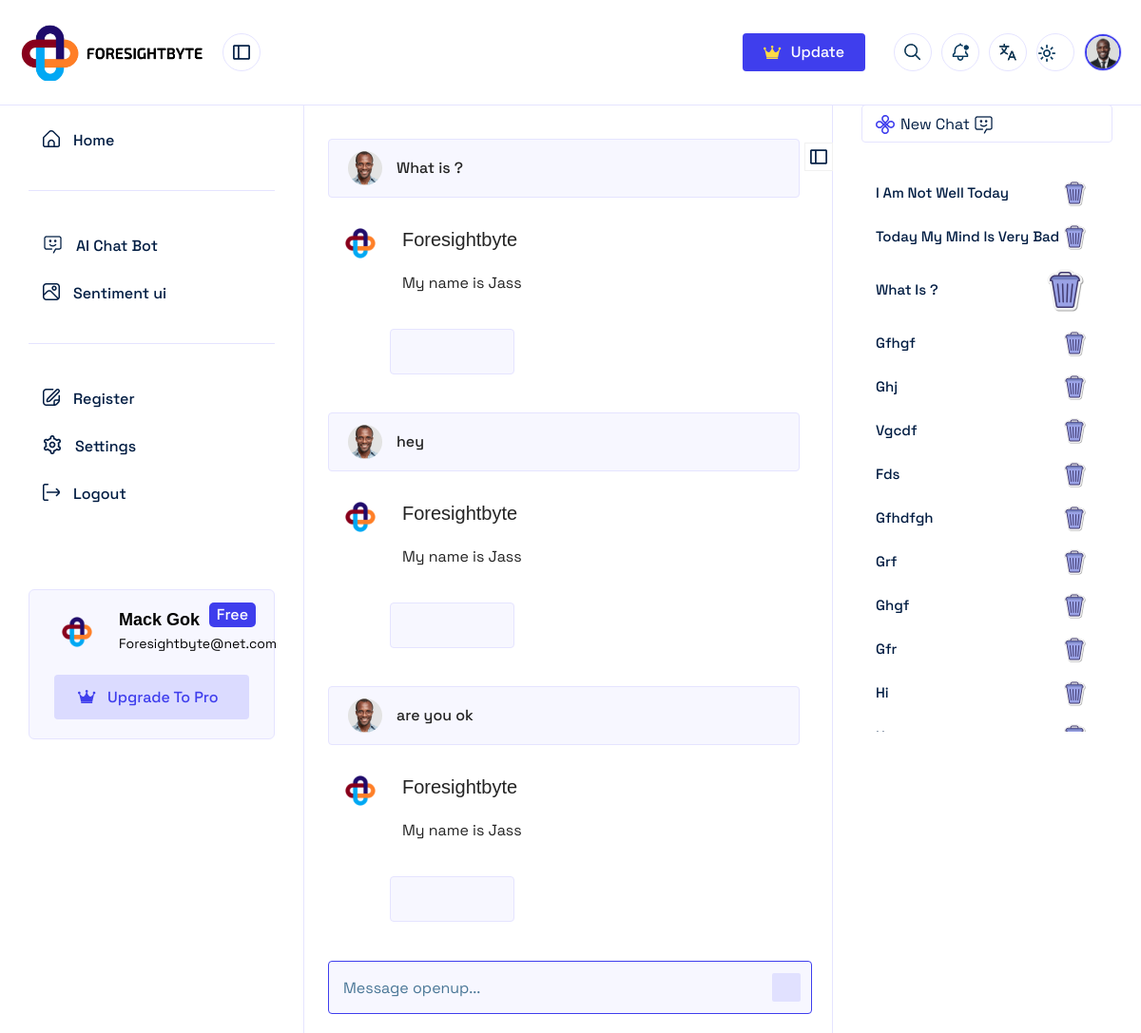
The app's page /dynamic/88 with its own data.
### myapp/models.py (models this page shows)
class BaseModel(models.Model):
    created_at = models.DateTimeField(default=now, editable=False)
    updated_at = models.DateTimeField(auto_now_add=True, editable=False)
    class Meta:
        ordering = ['-created_at']
        abstract = True

class ChatBody(BaseModel):
    chatTitle_id = models.ForeignKey(ChatTitle, on_delete=models.CASCADE)
    question = models.TextField()
    answer = models.TextField()

class ChatTitle(BaseModel):
    subadminID = models.ForeignKey(Subadmin, on_delete=models.CASCADE,null=True, blank=True)
    customerID = models.ForeignKey(Customer, on_delete=models.CASCADE,null=True, blank=True)
    title = models.TextField()

### myapp/views.py (the view)
# urls.py: path('dynamic/<int:id>', dynamic, name='dynamic'),
def dynamic(request,id):
    chatBodys = ChatBody.objects.filter(chatTitle_id=id).order_by('id')
    chatBodyscount = ChatTitle.objects.all().count()
    chatTitles = ChatTitle.objects.all()
    request.session.flush()
    data ={
        'chatTitles':chatTitles,
        'chatBodys':chatBodys,
        'id':id,
        'chatBodyscount':chatBodyscount,
    }
    return render(request, 'a_mainchat.html',data)

### templates/a_mainchat.html (shortened to what this page needs)
{% extends 'chatbase.html' %}
{% load static %}
{% block chatbody %}
 <div class="main-center-content-m-left center-content search-sticky">
    <div class="question_answer__wrapper__chatbot" id="report_dynamic_field">
        {% for chatBody in chatBodys %}
        <div class="single__question__answer">
            <div class="question_user">
                <div class="left_user_info">
                    <img src="{% static 'chatbot/assets/images/avatar/03.png' %}" alt="avatar">
                    <div class="question__user">{{chatBody.question}}</div>
                </div>
                <div class="edit__icon openuptip" tooltip="Edit It">
                    <i class="fa-regular fa-pen-to-square"></i>
                </div>
            </div>
            <div class="answer__area">
                <div class="thumbnail">
                    <img src="{% static 'ui/assets/images/favicon.ico' %}" alt="avatar">
                </div>
                <div class="answer_main__wrapper">
                    <h4 class="common__title">Foresightbyte</h4>
                    <p class="disc">
                        {{chatBody.answer}}
                    </p>
                </div>
            </div>
            <div class="share-reaction-area">
                <ul>
                    <li><a href="#" class="openuptip" tooltip="Save It"><i class="fa-regular fa-bookmark"></i></a></li>
                    <li><a href="#" class="openuptip" tooltip="Like"><i class="fa-light fa-thumbs-up"></i></a></li>
                    <li><a href="#" class="openuptip" tooltip="Unlike"><i class="fa-regular fa-thumbs-down"></i></a></li>
                </ul>
            </div>
        </div>
        {% endfor %}
    </div>
    <form action="#" class="search-form">
        <input type="text" name="tynChatInput"  id="tynChatInput" placeholder="Message openup...">
        <button id="chatbtn"><i class="fa-regular fa-arrow-up"></i></button>
    </form>
</div>
<div class="right-side-bar-new-chat-option">
    <div class="new-chat-option">
        <a href="{% url 'chatui' %}">
            <img src="{% static 'chatbot/assets/images/logo/logo-02.png' %}" alt="logo">
            <img src="{% static 'chatbot/assets/images/icons/04.png' %}" alt="icons">
        </a>
    </div>
    <div class="chat-history-wrapper">
            <div class="chat-history-area-start">
                {% for chatTitle in chatTitles %}
                    {% if chatTitle.id == id %}
                <div class="single-history">
                    <a href="{% url 'dynamic' chatTitle.id %}"><p>{{ chatTitle.title }}</p>
                    <a href="{% url 'dynamic_delete' chatTitle.id %}">
                        <img src="{% static 'chatbot/assets/images/icons/icons8-delete.svg' %}" alt="icons" width="50px">
                    </a>
                </div>
                {% else %}
                <div class="single-history">
                    <a href="{% url 'dynamic' chatTitle.id %}"><p>{{ chatTitle.title }}</p></a>
                    <a href="{% url 'dynamic_delete' chatTitle.id %}">
                        <img src="{% static 'chatbot/assets/images/icons/icons8-delete.svg' %}" alt="icons" width="30px">
                    </a>
                </div>
                {% endif %}
                {% endfor %}
            </div>
    </div>
    <div class="right-side-open-clouse" id="collups-right">
        <img src="{% static 'chatbot/assets/images/icons/01.svg' %}" alt="icons">
    </div>
</div>
{% endblock chatbody %}

### records on screen
ChatBody: question "What is ?", answer "My name is Jass"
ChatBody: question "hey", answer "My name is Jass"
ChatBody: question "are you ok", answer "My name is Jass"
ChatTitle: title "I Am Not Well Today"
ChatTitle: title "Today My Mind Is Very Bad"
ChatTitle: title "What Is ?"
ChatTitle: title "Gfhgf"
ChatTitle: title "Ghj"
ChatTitle: title "Vgcdf"
ChatTitle: title "Fds"
ChatTitle: title "Gfhdfgh"
ChatTitle: title "Grf"
ChatTitle: title "Ghgf"
ChatTitle: title "Gfr"
ChatTitle: title "Hi"
